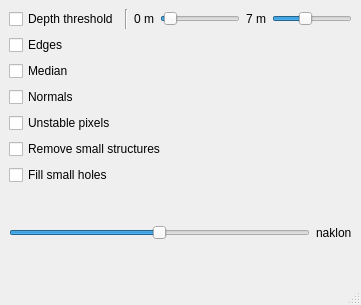
<?xml version="1.0" encoding="UTF-8"?>
<ui version="4.0">
 <class>FiltersWindow</class>
 <widget class="QMainWindow" name="FiltersWindow">
  <property name="geometry">
   <rect>
    <x>0</x>
    <y>0</y>
    <width>361</width>
    <height>305</height>
   </rect>
  </property>
  <property name="windowTitle">
   <string>Filters</string>
  </property>
  <widget class="QWidget" name="centralwidget">
   <layout class="QHBoxLayout" name="horizontalLayout_2">
    <item>
     <layout class="QHBoxLayout" name="horizontalLayout">
      <item>
       <layout class="QVBoxLayout" name="verticalLayout">
        <item>
         <layout class="QHBoxLayout" name="horizontalLayout_3">
          <item>
           <widget class="QCheckBox" name="depthThresholdCheckBox">
            <property name="text">
             <string>Depth threshold</string>
            </property>
           </widget>
          </item>
          <item>
           <widget class="Line" name="line">
            <property name="orientation">
             <enum>Qt::Vertical</enum>
            </property>
           </widget>
          </item>
          <item>
           <widget class="QLabel" name="minDepthLabel">
            <property name="text">
             <string>0 m</string>
            </property>
           </widget>
          </item>
          <item>
           <widget class="QSlider" name="minDepthSlider">
            <property name="maximum">
             <number>700</number>
            </property>
            <property name="sliderPosition">
             <number>30</number>
            </property>
            <property name="orientation">
             <enum>Qt::Horizontal</enum>
            </property>
           </widget>
          </item>
          <item>
           <widget class="QLabel" name="maxDepthLabel">
            <property name="text">
             <string>7 m</string>
            </property>
           </widget>
          </item>
          <item>
           <widget class="QSlider" name="maxDepthSlider">
            <property name="maximum">
             <number>1000</number>
            </property>
            <property name="value">
             <number>400</number>
            </property>
            <property name="sliderPosition">
             <number>400</number>
            </property>
            <property name="orientation">
             <enum>Qt::Horizontal</enum>
            </property>
           </widget>
          </item>
         </layout>
        </item>
        <item>
         <widget class="QCheckBox" name="edgesCheckBox">
          <property name="text">
           <string>Edges</string>
          </property>
         </widget>
        </item>
        <item>
         <widget class="QCheckBox" name="medianCheckBox">
          <property name="text">
           <string>Median</string>
          </property>
         </widget>
        </item>
        <item>
         <widget class="QCheckBox" name="normalsCheckBox">
          <property name="text">
           <string>Normals</string>
          </property>
         </widget>
        </item>
        <item>
         <widget class="QCheckBox" name="unstableCheckBox">
          <property name="text">
           <string>Unstable pixels</string>
          </property>
         </widget>
        </item>
        <item>
         <widget class="QCheckBox" name="removeSmallStructuresBox">
          <property name="text">
           <string>Remove small structures</string>
          </property>
         </widget>
        </item>
        <item>
         <widget class="QCheckBox" name="fillSmallHolesCheckBox">
          <property name="text">
           <string>Fill small holes</string>
          </property>
         </widget>
        </item>
        <item>
         <layout class="QHBoxLayout" name="horizontalLayout_4">
          <item>
           <widget class="QSlider" name="kinectTiltSlider">
            <property name="minimum">
             <number>-31</number>
            </property>
            <property name="maximum">
             <number>31</number>
            </property>
            <property name="orientation">
             <enum>Qt::Horizontal</enum>
            </property>
           </widget>
          </item>
          <item>
           <widget class="QLabel" name="label">
            <property name="text">
             <string>naklon</string>
            </property>
           </widget>
          </item>
         </layout>
        </item>
       </layout>
      </item>
     </layout>
    </item>
   </layout>
  </widget>
  <widget class="QMenuBar" name="menubar">
   <property name="geometry">
    <rect>
     <x>0</x>
     <y>0</y>
     <width>361</width>
     <height>25</height>
    </rect>
   </property>
  </widget>
  <widget class="QStatusBar" name="statusbar"/>
 </widget>
 <resources/>
 <connections/>
</ui>
